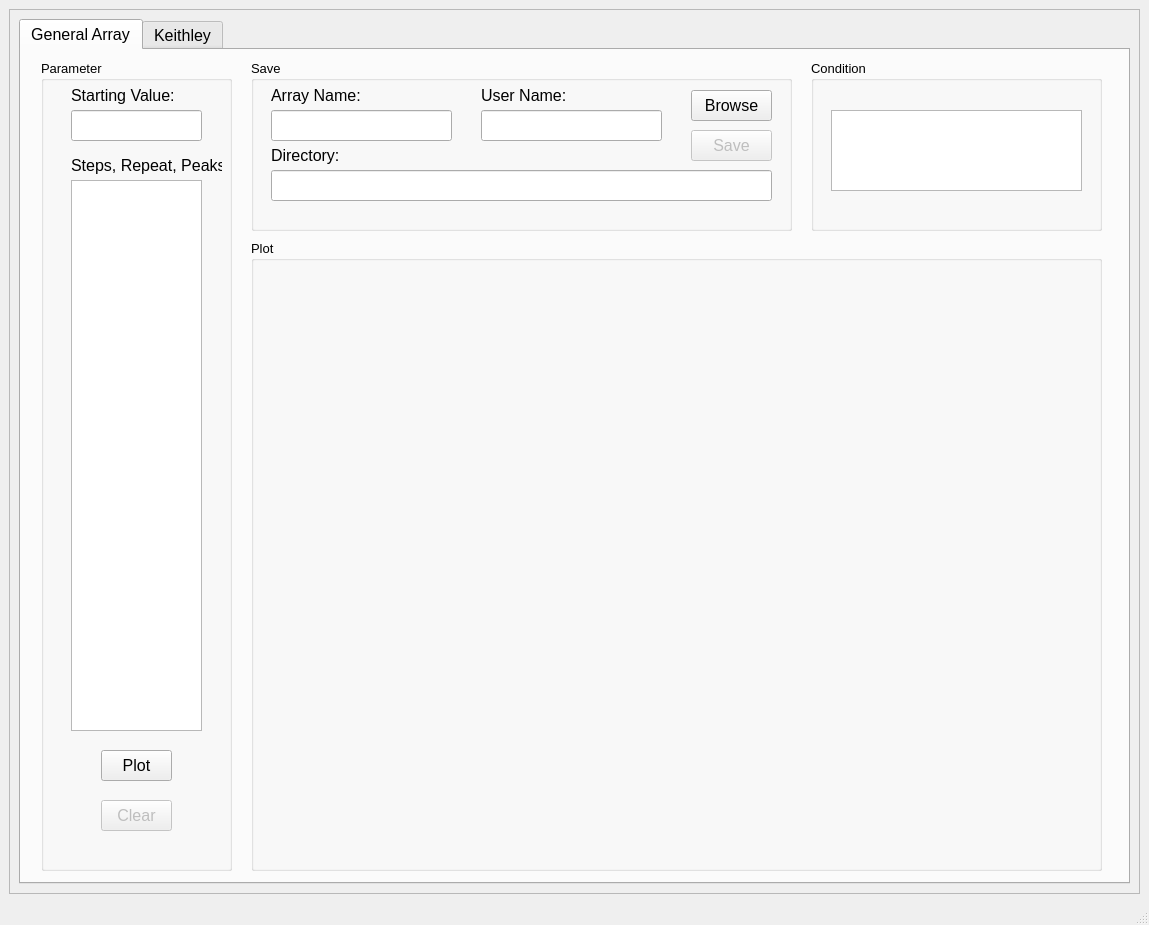
<?xml version="1.0" encoding="UTF-8"?>
<ui version="4.0">
 <class>MainWindow</class>
 <widget class="QMainWindow" name="MainWindow">
  <property name="geometry">
   <rect>
    <x>0</x>
    <y>0</y>
    <width>1149</width>
    <height>925</height>
   </rect>
  </property>
  <property name="windowTitle">
   <string>MainWindow</string>
  </property>
  <widget class="QWidget" name="centralwidget">
   <property name="font">
    <font>
     <pointsize>12</pointsize>
    </font>
   </property>
   <layout class="QGridLayout" name="gridLayout_2">
    <item row="0" column="0">
     <layout class="QGridLayout" name="gridLayout">
      <item row="0" column="0">
       <widget class="QScrollArea" name="scrollArea">
        <property name="widgetResizable">
         <bool>true</bool>
        </property>
        <widget class="QWidget" name="scrollAreaWidgetContents">
         <property name="geometry">
          <rect>
           <x>0</x>
           <y>0</y>
           <width>1127</width>
           <height>883</height>
          </rect>
         </property>
         <layout class="QGridLayout" name="gridLayout_3">
          <item row="0" column="0">
           <widget class="QTabWidget" name="tabWidget">
            <property name="font">
             <font>
              <pointsize>12</pointsize>
             </font>
            </property>
            <property name="currentIndex">
             <number>0</number>
            </property>
            <widget class="QWidget" name="tab">
             <attribute name="title">
              <string>General Array</string>
             </attribute>
             <widget class="QGroupBox" name="groupBox_parameter">
              <property name="geometry">
               <rect>
                <x>20</x>
                <y>10</y>
                <width>191</width>
                <height>811</height>
               </rect>
              </property>
              <property name="font">
               <font>
                <pointsize>10</pointsize>
               </font>
              </property>
              <property name="title">
               <string>Parameter</string>
              </property>
              <widget class="QLabel" name="label_starting_value">
               <property name="geometry">
                <rect>
                 <x>30</x>
                 <y>20</y>
                 <width>111</width>
                 <height>31</height>
                </rect>
               </property>
               <property name="font">
                <font>
                 <pointsize>12</pointsize>
                </font>
               </property>
               <property name="text">
                <string>Starting Value:</string>
               </property>
              </widget>
              <widget class="QLineEdit" name="lineEdit_start">
               <property name="geometry">
                <rect>
                 <x>30</x>
                 <y>50</y>
                 <width>131</width>
                 <height>31</height>
                </rect>
               </property>
               <property name="font">
                <font>
                 <pointsize>12</pointsize>
                </font>
               </property>
              </widget>
              <widget class="QPushButton" name="pushButton_plot">
               <property name="geometry">
                <rect>
                 <x>60</x>
                 <y>690</y>
                 <width>71</width>
                 <height>31</height>
                </rect>
               </property>
               <property name="font">
                <font>
                 <pointsize>12</pointsize>
                </font>
               </property>
               <property name="text">
                <string>Plot</string>
               </property>
              </widget>
              <widget class="QPushButton" name="pushButton_clear">
               <property name="enabled">
                <bool>false</bool>
               </property>
               <property name="geometry">
                <rect>
                 <x>60</x>
                 <y>740</y>
                 <width>71</width>
                 <height>31</height>
                </rect>
               </property>
               <property name="font">
                <font>
                 <pointsize>12</pointsize>
                </font>
               </property>
               <property name="text">
                <string>Clear</string>
               </property>
              </widget>
              <widget class="QTextEdit" name="textEdit_peaks_steps">
               <property name="geometry">
                <rect>
                 <x>30</x>
                 <y>120</y>
                 <width>131</width>
                 <height>551</height>
                </rect>
               </property>
               <property name="font">
                <font>
                 <pointsize>20</pointsize>
                 <strikeout>false</strikeout>
                 <kerning>true</kerning>
                </font>
               </property>
               <property name="cursor" stdset="0">
                <cursorShape>IBeamCursor</cursorShape>
               </property>
               <property name="horizontalScrollBarPolicy">
                <enum>Qt::ScrollBarAsNeeded</enum>
               </property>
               <property name="tabStopWidth">
                <number>80</number>
               </property>
               <property name="cursorWidth">
                <number>2</number>
               </property>
              </widget>
              <widget class="QLabel" name="label_2">
               <property name="geometry">
                <rect>
                 <x>30</x>
                 <y>90</y>
                 <width>151</width>
                 <height>31</height>
                </rect>
               </property>
               <property name="font">
                <font>
                 <pointsize>12</pointsize>
                </font>
               </property>
               <property name="text">
                <string>Steps, Repeat, Peaks:</string>
               </property>
              </widget>
             </widget>
             <widget class="QGroupBox" name="groupBox_save_general">
              <property name="geometry">
               <rect>
                <x>230</x>
                <y>10</y>
                <width>541</width>
                <height>171</height>
               </rect>
              </property>
              <property name="font">
               <font>
                <pointsize>10</pointsize>
               </font>
              </property>
              <property name="title">
               <string>Save</string>
              </property>
              <widget class="QLineEdit" name="lineEdit_array_name">
               <property name="geometry">
                <rect>
                 <x>20</x>
                 <y>50</y>
                 <width>181</width>
                 <height>31</height>
                </rect>
               </property>
               <property name="font">
                <font>
                 <pointsize>12</pointsize>
                </font>
               </property>
              </widget>
              <widget class="QLabel" name="label_4">
               <property name="geometry">
                <rect>
                 <x>20</x>
                 <y>20</y>
                 <width>111</width>
                 <height>31</height>
                </rect>
               </property>
               <property name="font">
                <font>
                 <pointsize>12</pointsize>
                </font>
               </property>
               <property name="text">
                <string>Array Name:</string>
               </property>
              </widget>
              <widget class="QPushButton" name="pushButton_save">
               <property name="enabled">
                <bool>false</bool>
               </property>
               <property name="geometry">
                <rect>
                 <x>440</x>
                 <y>70</y>
                 <width>81</width>
                 <height>31</height>
                </rect>
               </property>
               <property name="font">
                <font>
                 <pointsize>12</pointsize>
                </font>
               </property>
               <property name="text">
                <string>Save</string>
               </property>
              </widget>
              <widget class="QLabel" name="label_6">
               <property name="geometry">
                <rect>
                 <x>20</x>
                 <y>80</y>
                 <width>111</width>
                 <height>31</height>
                </rect>
               </property>
               <property name="font">
                <font>
                 <pointsize>12</pointsize>
                </font>
               </property>
               <property name="text">
                <string>Directory:</string>
               </property>
              </widget>
              <widget class="QLineEdit" name="lineEdit_directory_save">
               <property name="geometry">
                <rect>
                 <x>20</x>
                 <y>110</y>
                 <width>501</width>
                 <height>31</height>
                </rect>
               </property>
               <property name="font">
                <font>
                 <pointsize>12</pointsize>
                </font>
               </property>
              </widget>
              <widget class="QPushButton" name="pushButton_browse_save">
               <property name="geometry">
                <rect>
                 <x>440</x>
                 <y>30</y>
                 <width>81</width>
                 <height>31</height>
                </rect>
               </property>
               <property name="font">
                <font>
                 <pointsize>12</pointsize>
                </font>
               </property>
               <property name="text">
                <string>Browse</string>
               </property>
              </widget>
              <widget class="QLabel" name="label_10">
               <property name="geometry">
                <rect>
                 <x>230</x>
                 <y>20</y>
                 <width>111</width>
                 <height>31</height>
                </rect>
               </property>
               <property name="font">
                <font>
                 <pointsize>12</pointsize>
                </font>
               </property>
               <property name="text">
                <string>User Name:</string>
               </property>
              </widget>
              <widget class="QLineEdit" name="lineEdit_user_name">
               <property name="geometry">
                <rect>
                 <x>230</x>
                 <y>50</y>
                 <width>181</width>
                 <height>31</height>
                </rect>
               </property>
               <property name="font">
                <font>
                 <pointsize>12</pointsize>
                </font>
               </property>
              </widget>
             </widget>
             <widget class="QGroupBox" name="groupBox_plot">
              <property name="geometry">
               <rect>
                <x>230</x>
                <y>190</y>
                <width>851</width>
                <height>631</height>
               </rect>
              </property>
              <property name="font">
               <font>
                <pointsize>10</pointsize>
               </font>
              </property>
              <property name="title">
               <string>Plot</string>
              </property>
              <widget class="MatplotlibWidget" name="mplwidget_general">
               <property name="geometry">
                <rect>
                 <x>350</x>
                 <y>270</y>
                 <width>16</width>
                 <height>16</height>
                </rect>
               </property>
              </widget>
              <widget class="QWidget" name="widget_general" native="true">
               <property name="geometry">
                <rect>
                 <x>0</x>
                 <y>10</y>
                 <width>851</width>
                 <height>621</height>
                </rect>
               </property>
              </widget>
             </widget>
             <widget class="QGroupBox" name="groupBox_condition_general">
              <property name="geometry">
               <rect>
                <x>790</x>
                <y>10</y>
                <width>291</width>
                <height>171</height>
               </rect>
              </property>
              <property name="font">
               <font>
                <pointsize>10</pointsize>
               </font>
              </property>
              <property name="title">
               <string>Condition</string>
              </property>
              <widget class="QTextEdit" name="textEdit_condition">
               <property name="geometry">
                <rect>
                 <x>20</x>
                 <y>50</y>
                 <width>251</width>
                 <height>81</height>
                </rect>
               </property>
               <property name="font">
                <font>
                 <pointsize>14</pointsize>
                </font>
               </property>
              </widget>
             </widget>
            </widget>
            <widget class="QWidget" name="tab_2">
             <attribute name="title">
              <string>Keithley</string>
             </attribute>
             <widget class="QGroupBox" name="groupBox_import_keithley">
              <property name="geometry">
               <rect>
                <x>10</x>
                <y>10</y>
                <width>391</width>
                <height>151</height>
               </rect>
              </property>
              <property name="font">
               <font>
                <pointsize>10</pointsize>
               </font>
              </property>
              <property name="title">
               <string>Import</string>
              </property>
              <widget class="QLineEdit" name="lineEdit_directory_keithley">
               <property name="geometry">
                <rect>
                 <x>20</x>
                 <y>50</y>
                 <width>351</width>
                 <height>31</height>
                </rect>
               </property>
               <property name="font">
                <font>
                 <pointsize>12</pointsize>
                </font>
               </property>
              </widget>
              <widget class="QLabel" name="label_7">
               <property name="geometry">
                <rect>
                 <x>20</x>
                 <y>20</y>
                 <width>111</width>
                 <height>31</height>
                </rect>
               </property>
               <property name="font">
                <font>
                 <pointsize>12</pointsize>
                </font>
               </property>
               <property name="text">
                <string>Array Import:</string>
               </property>
              </widget>
              <widget class="QPushButton" name="pushButton_browse_keithley">
               <property name="geometry">
                <rect>
                 <x>80</x>
                 <y>100</y>
                 <width>81</width>
                 <height>31</height>
                </rect>
               </property>
               <property name="font">
                <font>
                 <pointsize>12</pointsize>
                </font>
               </property>
               <property name="text">
                <string>Browse</string>
               </property>
              </widget>
              <widget class="QPushButton" name="pushButton_import_keithley">
               <property name="enabled">
                <bool>false</bool>
               </property>
               <property name="geometry">
                <rect>
                 <x>220</x>
                 <y>100</y>
                 <width>81</width>
                 <height>31</height>
                </rect>
               </property>
               <property name="font">
                <font>
                 <pointsize>12</pointsize>
                </font>
               </property>
               <property name="text">
                <string>Import</string>
               </property>
              </widget>
             </widget>
             <widget class="QTabWidget" name="tabWidget_keithely">
              <property name="geometry">
               <rect>
                <x>10</x>
                <y>250</y>
                <width>1081</width>
                <height>581</height>
               </rect>
              </property>
              <property name="currentIndex">
               <number>0</number>
              </property>
              <widget class="QWidget" name="tab_3">
               <attribute name="title">
                <string>Import Plot</string>
               </attribute>
               <widget class="QWidget" name="widget_import" native="true">
                <property name="geometry">
                 <rect>
                  <x>0</x>
                  <y>0</y>
                  <width>1081</width>
                  <height>551</height>
                 </rect>
                </property>
                <widget class="MatplotlibWidget" name="mplwidget_import">
                 <property name="geometry">
                  <rect>
                   <x>520</x>
                   <y>230</y>
                   <width>16</width>
                   <height>16</height>
                  </rect>
                 </property>
                </widget>
               </widget>
              </widget>
              <widget class="QWidget" name="tab_4">
               <attribute name="title">
                <string>Scan Plot</string>
               </attribute>
               <widget class="MatplotlibWidget" name="mplwidget_scan">
                <property name="geometry">
                 <rect>
                  <x>540</x>
                  <y>240</y>
                  <width>16</width>
                  <height>16</height>
                 </rect>
                </property>
               </widget>
               <widget class="QWidget" name="widget_scan" native="true">
                <property name="geometry">
                 <rect>
                  <x>0</x>
                  <y>0</y>
                  <width>1081</width>
                  <height>551</height>
                 </rect>
                </property>
               </widget>
              </widget>
             </widget>
             <widget class="QGroupBox" name="groupBox_condition_keithley">
              <property name="geometry">
               <rect>
                <x>10</x>
                <y>160</y>
                <width>391</width>
                <height>81</height>
               </rect>
              </property>
              <property name="font">
               <font>
                <pointsize>10</pointsize>
               </font>
              </property>
              <property name="title">
               <string>Condition</string>
              </property>
              <widget class="QLineEdit" name="lineEdit_condition_keithley">
               <property name="geometry">
                <rect>
                 <x>20</x>
                 <y>30</y>
                 <width>351</width>
                 <height>31</height>
                </rect>
               </property>
               <property name="font">
                <font>
                 <pointsize>14</pointsize>
                </font>
               </property>
              </widget>
             </widget>
             <widget class="QGroupBox" name="groupBox_visa_keithley">
              <property name="enabled">
               <bool>false</bool>
              </property>
              <property name="geometry">
               <rect>
                <x>410</x>
                <y>10</y>
                <width>381</width>
                <height>231</height>
               </rect>
              </property>
              <property name="font">
               <font>
                <pointsize>10</pointsize>
               </font>
              </property>
              <property name="title">
               <string>Visa</string>
              </property>
              <widget class="QLabel" name="label_chooseVisa">
               <property name="geometry">
                <rect>
                 <x>20</x>
                 <y>20</y>
                 <width>311</width>
                 <height>31</height>
                </rect>
               </property>
               <property name="font">
                <font>
                 <pointsize>12</pointsize>
                </font>
               </property>
               <property name="text">
                <string>Choose VISA</string>
               </property>
              </widget>
              <widget class="QComboBox" name="comboBox_visa_keithley">
               <property name="geometry">
                <rect>
                 <x>20</x>
                 <y>50</y>
                 <width>341</width>
                 <height>31</height>
                </rect>
               </property>
               <property name="font">
                <font>
                 <pointsize>12</pointsize>
                </font>
               </property>
              </widget>
              <widget class="QPushButton" name="pushButton_select_keithley">
               <property name="geometry">
                <rect>
                 <x>70</x>
                 <y>100</y>
                 <width>91</width>
                 <height>31</height>
                </rect>
               </property>
               <property name="font">
                <font>
                 <pointsize>12</pointsize>
                </font>
               </property>
               <property name="text">
                <string>Select</string>
               </property>
              </widget>
              <widget class="QPushButton" name="pushButton_close_keithley">
               <property name="geometry">
                <rect>
                 <x>220</x>
                 <y>100</y>
                 <width>91</width>
                 <height>31</height>
                </rect>
               </property>
               <property name="font">
                <font>
                 <pointsize>12</pointsize>
                </font>
               </property>
               <property name="text">
                <string>Close</string>
               </property>
              </widget>
              <widget class="QLabel" name="label_8">
               <property name="geometry">
                <rect>
                 <x>20</x>
                 <y>150</y>
                 <width>311</width>
                 <height>27</height>
                </rect>
               </property>
               <property name="font">
                <font>
                 <pointsize>12</pointsize>
                </font>
               </property>
               <property name="text">
                <string>VISA name:</string>
               </property>
              </widget>
              <widget class="QLineEdit" name="lineEdit_visa_keithley">
               <property name="geometry">
                <rect>
                 <x>20</x>
                 <y>180</y>
                 <width>341</width>
                 <height>31</height>
                </rect>
               </property>
               <property name="font">
                <font>
                 <pointsize>12</pointsize>
                </font>
               </property>
               <property name="text">
                <string>None</string>
               </property>
              </widget>
             </widget>
             <widget class="QGroupBox" name="groupBox_scan_keithley">
              <property name="enabled">
               <bool>false</bool>
              </property>
              <property name="geometry">
               <rect>
                <x>800</x>
                <y>10</y>
                <width>291</width>
                <height>231</height>
               </rect>
              </property>
              <property name="font">
               <font>
                <pointsize>10</pointsize>
               </font>
              </property>
              <property name="title">
               <string>Scan</string>
              </property>
              <widget class="QLabel" name="label">
               <property name="geometry">
                <rect>
                 <x>80</x>
                 <y>30</y>
                 <width>61</width>
                 <height>21</height>
                </rect>
               </property>
               <property name="font">
                <font>
                 <pointsize>12</pointsize>
                </font>
               </property>
               <property name="text">
                <string>X-Value</string>
               </property>
              </widget>
              <widget class="QLabel" name="label_9">
               <property name="geometry">
                <rect>
                 <x>160</x>
                 <y>30</y>
                 <width>61</width>
                 <height>21</height>
                </rect>
               </property>
               <property name="font">
                <font>
                 <pointsize>12</pointsize>
                </font>
               </property>
               <property name="text">
                <string>Y-Value</string>
               </property>
              </widget>
              <widget class="QRadioButton" name="radioButton_voltage">
               <property name="geometry">
                <rect>
                 <x>50</x>
                 <y>60</y>
                 <width>191</width>
                 <height>21</height>
                </rect>
               </property>
               <property name="font">
                <font>
                 <pointsize>12</pointsize>
                </font>
               </property>
               <property name="text">
                <string>  Voltage      Current</string>
               </property>
               <property name="checked">
                <bool>true</bool>
               </property>
              </widget>
              <widget class="QRadioButton" name="radioButton_current">
               <property name="geometry">
                <rect>
                 <x>50</x>
                 <y>90</y>
                 <width>191</width>
                 <height>21</height>
                </rect>
               </property>
               <property name="font">
                <font>
                 <pointsize>12</pointsize>
                </font>
               </property>
               <property name="text">
                <string>  Current      Voltage</string>
               </property>
              </widget>
              <widget class="QPushButton" name="pushButton_scan_keithley">
               <property name="geometry">
                <rect>
                 <x>50</x>
                 <y>130</y>
                 <width>81</width>
                 <height>31</height>
                </rect>
               </property>
               <property name="font">
                <font>
                 <pointsize>12</pointsize>
                </font>
               </property>
               <property name="text">
                <string>Scan</string>
               </property>
              </widget>
              <widget class="QPushButton" name="pushButton_stop_keithley">
               <property name="geometry">
                <rect>
                 <x>160</x>
                 <y>130</y>
                 <width>81</width>
                 <height>31</height>
                </rect>
               </property>
               <property name="font">
                <font>
                 <pointsize>12</pointsize>
                </font>
               </property>
               <property name="text">
                <string>Stop</string>
               </property>
              </widget>
              <widget class="QPushButton" name="pushButton_clear_keithley">
               <property name="geometry">
                <rect>
                 <x>100</x>
                 <y>180</y>
                 <width>81</width>
                 <height>31</height>
                </rect>
               </property>
               <property name="font">
                <font>
                 <pointsize>12</pointsize>
                </font>
               </property>
               <property name="text">
                <string>Clear</string>
               </property>
              </widget>
             </widget>
            </widget>
           </widget>
          </item>
         </layout>
        </widget>
       </widget>
      </item>
     </layout>
    </item>
   </layout>
  </widget>
  <widget class="QStatusBar" name="statusbar"/>
 </widget>
 <customwidgets>
  <customwidget>
   <class>MatplotlibWidget</class>
   <extends>QWidget</extends>
   <header>matplotlibwidget</header>
  </customwidget>
 </customwidgets>
 <resources/>
 <connections/>
</ui>
